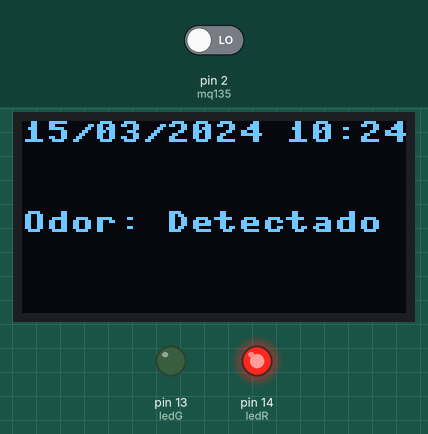
This program was run on a simulated MicroPython board. On the bench: 128×64 one-colour display, output pins drawn as LEDs (lit = HIGH). The inputs (shaded band) are chosen by the test bench; at power-on: pin 2 (mq135) LOW. The clock reads 2024-03-15 10:24:30 at power-on unless the program sets it.

Above: at 1.3 s.
1.4 s: pin 2 (mq135) driven HIGH
At 5.6 s:
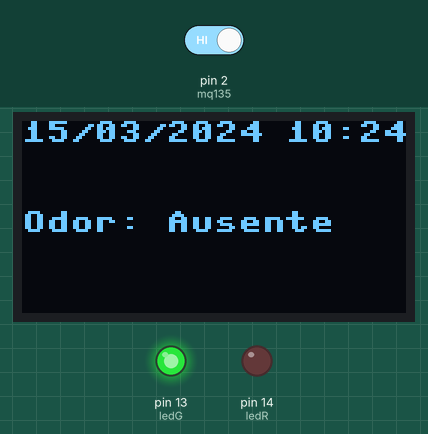
At 31.3 s:
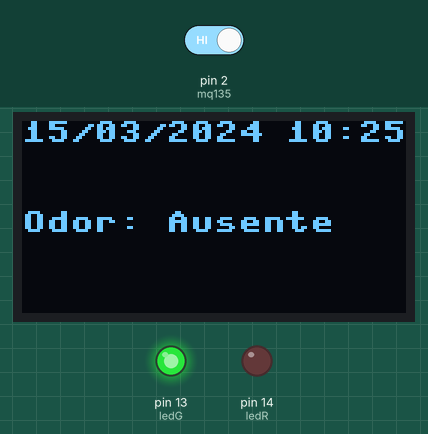
Timing chart, 0 to 32.2 s (numbered marks = the images above; inputs shaded):
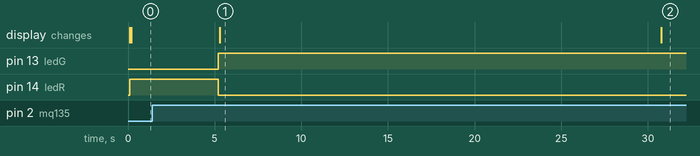

The program:

main_sensormq135.py
```python
import time, ssd1306
from machine import I2C, Pin

#setando a cor vermelha e verde do RGB
ledR=Pin(14,Pin.OUT)
ledG=Pin(13,Pin.OUT)

# configurando pino do sensor
mq135= Pin(2,Pin.IN)

# atribuição de pinos da Franzininho
i2c = I2C(scl=Pin(9), sda=Pin(8), freq=100000)

# configurando display
oled_width = 128
oled_height = 64
oled = ssd1306.SSD1306_I2C(oled_width, oled_height, i2c)

while True:
    #coletando data e hora atual
    current_time = time.localtime()
    formatted_time = "{:02d}/{:02d}/{} {:02d}:{:02d}".format(current_time[2], current_time[1], current_time[0], current_time[3], current_time[4])

    # limpa display
    oled.fill(0)

    # exibição no display
    oled.text(formatted_time, 0, 0)
    if mq135.value() == 1:
        oled.text("Odor: Ausente", 0, 30)
        ledR.off()
        ledG.on()

    else:
        oled.text("Odor: Detectado", 0, 30)
        ledG.off()
        ledR.on()

    oled.show()
    time.sleep(5)
```

Measured:
- after the input at 1.4 s, pin 13 (ledG): LOW → HIGH after 3.8 s; pin 14 (ledR): HIGH → LOW after 3.8 s; the display: changes after 3.9 s (image 1)
- what the display in image 1 shows lasts 25.5 s, from 5.3 s to 30.8 s
